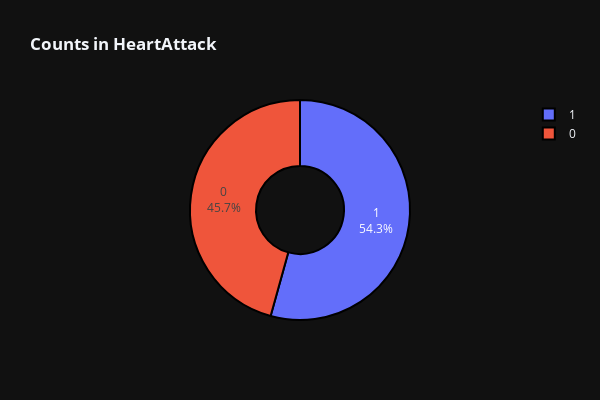

The notebook cell saved with this chart:
### Code cell
fig = px.pie(df, names = "target",
             title = "<b>Counts in HeartAttack</b>",
             hole = 0.4, template = "plotly_dark",
            width=600,
            height=400)

fig.update_traces(textposition='inside',
                  textinfo='percent+label',
                  marker=dict(line=dict(color='#000000', width = 2)))


fig.show()

### Figure 1 — Plotly figure (JSON) as saved in the notebook; plotly's stock layout.template omitted (floating-point values rounded to 4 significant figures; data arrays with more than 128 entries replaced by an {"elided": "..."} marker saying what was removed)
{"data": [{"domain": {"x": [0, 1], "y": [0, 1]}, "hole": 0.4, "hovertemplate": "target=%{label}<extra></extra>", "labels": {"elided": "302 int values"}, "legendgroup": "", "marker": {"line": {"color": "#000000", "width": 2}}, "name": "", "showlegend": true, "textinfo": "percent+label", "textposition": "inside", "type": "pie"}], "layout": {"height": 400, "legend": {"tracegroupgap": 0}, "title": {"text": "<b>Counts in HeartAttack</b>"}, "width": 600}}
